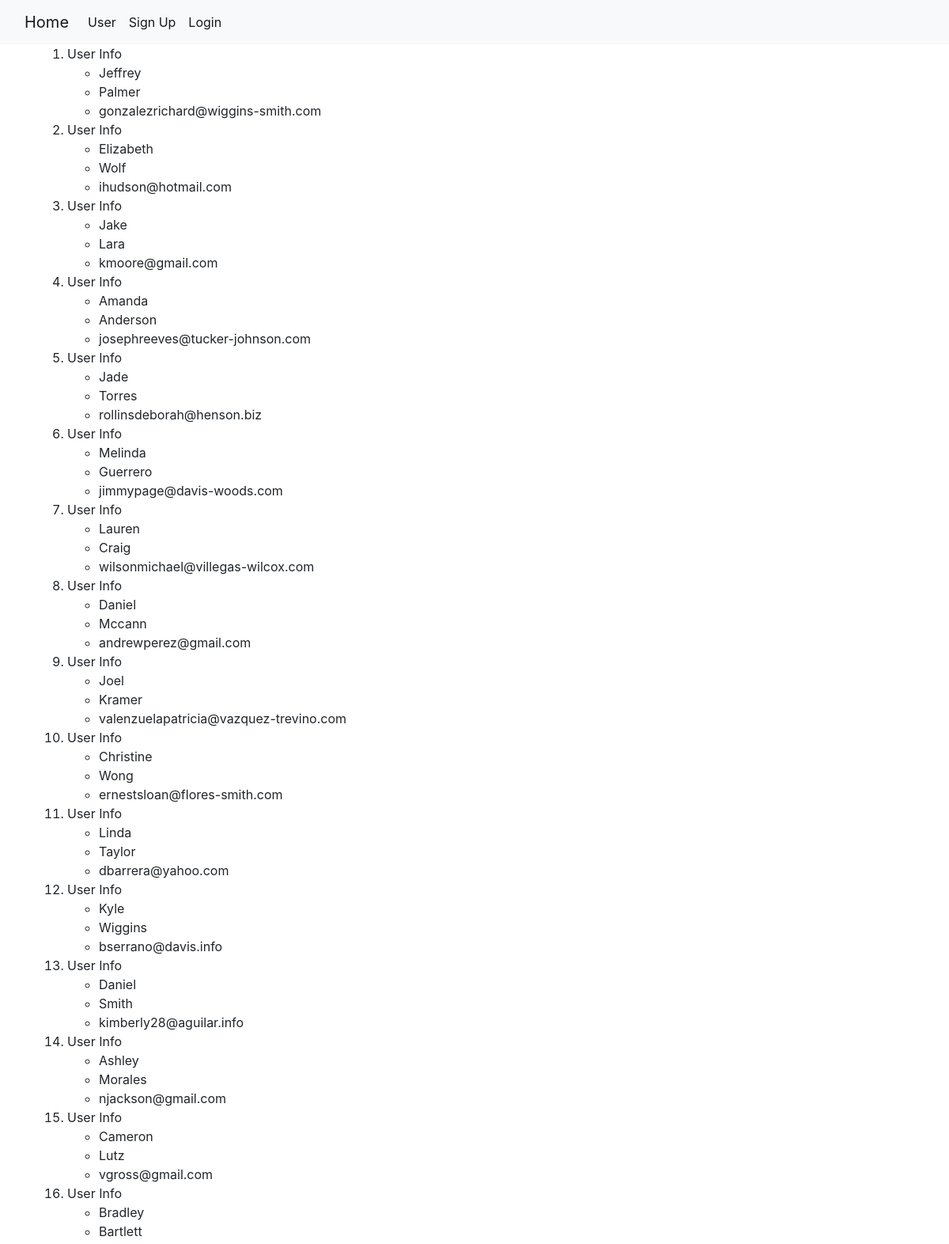
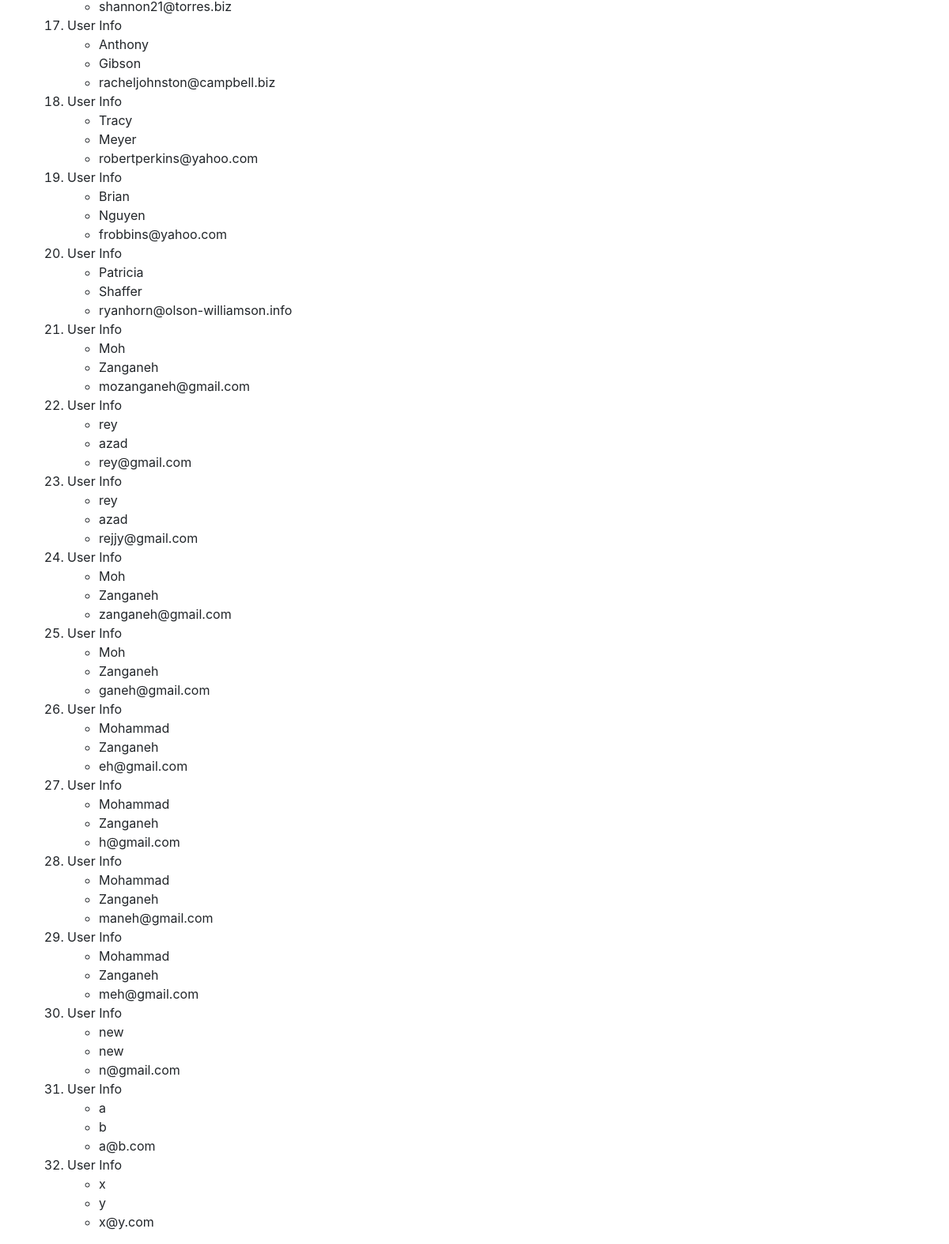
/first_app/users/, run on the app's committed database (2 pictures, top to bottom).
### first_app/models.py (models this page shows, shortened)
class User(models.Model):
    first_name = models.CharField(max_length=254)
    last_name = models.CharField(max_length=254)
    email_address = models.EmailField(max_length=264, unique=True)

### first_app/views.py (the view)
# urls.py: path('users/', views.user, name='user'),
def user(request):
    user_list = User.objects.all()
    user_dict = {'access_users' : user_list}
    return render(request, 'first_app/user.html', context=user_dict)

### templates/first_app/user.html
<!DOCTYPE html>
{% extends "first_app/base.html" %}
{% block content %}
  {% if access_users %}
    <ol>
      {% for user in access_users %}
      <li>User Info</li>
        <ul>
          <li>{{ user.first_name }}</li>
          <li>{{ user.last_name }}</li>
          <li>{{ user.email_address }}</li>
        </ul>
      {% endfor %}
    </ol>
  {% else %}
    <p>No Access Records Found</p>
  {% endif %}
{% endblock %}

### templates/first_app/base.html (shortened to what this page needs)
<!DOCTYPE html>
<html lang="en" dir="ltr">
  <head>
    <link rel="stylesheet" href="https://cdn.jsdelivr.net/npm/bootstrap@4.6.0/dist/css/bootstrap.min.css">
  </head>
  <body>
    <nav class="navbar navbar-expand-lg navbar-light bg-light">
      <div class="container-fluid">
        <a class="navbar-brand" href="{% url 'index'%}">Home</a>
        <div class="collapse navbar-collapse" id="navbarNav">
          <ul class="navbar-nav">
            <li class="nav-item">
              <a class="nav-link active" aria-current="page" href="{% url 'first_app:user' %}">User</a>
            </li>
            <li class="nav-item">
              <a class="nav-link active" aria-current="page" href="{% url 'first_app:signup' %}">Sign Up</a>
            </li>
            {% if user.is_authenticated %}
              <li class="nav-item">
                <a class="nav-link active" href="{% url 'user_logout' %}">Logout</a>
              </li>
            {% else %}
              <li class="nav-item">
                <a class="nav-link active" href="{% url 'first_app:user_login' %}">Login</a>
              </li>
            {% endif %}
          </ul>
        </div>
      </div>
    </nav>
    <div class="container">
      {% block content %}{% endblock %}
    </div>
  </body>
</html>

### data on the page
User: first_name "Jeffrey", last_name "Palmer", email_address "gonzalezrichard@wiggins-smith.com"
User: first_name "Elizabeth", last_name "Wolf", email_address "ihudson@hotmail.com"
User: first_name "Jake", last_name "Lara", email_address "kmoore@gmail.com"
User: first_name "Amanda", last_name "Anderson", email_address "josephreeves@tucker-johnson.com"
User: first_name "Jade", last_name "Torres", email_address "rollinsdeborah@henson.biz"
User: first_name "Melinda", last_name "Guerrero", email_address "jimmypage@davis-woods.com"
User: first_name "Lauren", last_name "Craig", email_address "wilsonmichael@villegas-wilcox.com"
User: first_name "Daniel", last_name "Mccann", email_address "andrewperez@gmail.com"
User: first_name "Joel", last_name "Kramer", email_address "valenzuelapatricia@vazquez-trevino.com"
User: first_name "Christine", last_name "Wong", email_address "ernestsloan@flores-smith.com"
User: first_name "Linda", last_name "Taylor", email_address "dbarrera@yahoo.com"
User: first_name "Kyle", last_name "Wiggins", email_address "bserrano@davis.info"
User: first_name "Daniel", last_name "Smith", email_address "kimberly28@aguilar.info"
User: first_name "Ashley", last_name "Morales", email_address "njackson@gmail.com"
User: first_name "Cameron", last_name "Lutz", email_address "vgross@gmail.com"
User: first_name "Bradley", last_name "Bartlett", email_address "shannon21@torres.biz"
User: first_name "Anthony", last_name "Gibson", email_address "racheljohnston@campbell.biz"
User: first_name "Tracy", last_name "Meyer", email_address "robertperkins@yahoo.com"
User: first_name "Brian", last_name "Nguyen", email_address "frobbins@yahoo.com"
User: first_name "Patricia", last_name "Shaffer", email_address "ryanhorn@olson-williamson.info"
User: first_name "Moh", last_name "Zanganeh", email_address "mozanganeh@gmail.com"
User: first_name "rey", last_name "azad", email_address "rey@gmail.com"
User: first_name "rey", last_name "azad", email_address "rejjy@gmail.com"
User: first_name "Moh", last_name "Zanganeh", email_address "zanganeh@gmail.com"
User: first_name "Moh", last_name "Zanganeh", email_address "ganeh@gmail.com"
User: first_name "Mohammad", last_name "Zanganeh", email_address "eh@gmail.com"
User: first_name "Mohammad", last_name "Zanganeh", email_address "h@gmail.com"
User: first_name "Mohammad", last_name "Zanganeh", email_address "maneh@gmail.com"
User: first_name "Mohammad", last_name "Zanganeh", email_address "meh@gmail.com"
User: first_name "new", last_name "new", email_address "n@gmail.com"
User: first_name "a", last_name "b", email_address "a@b.com"
User: first_name "x", last_name "y", email_address "x@y.com"
